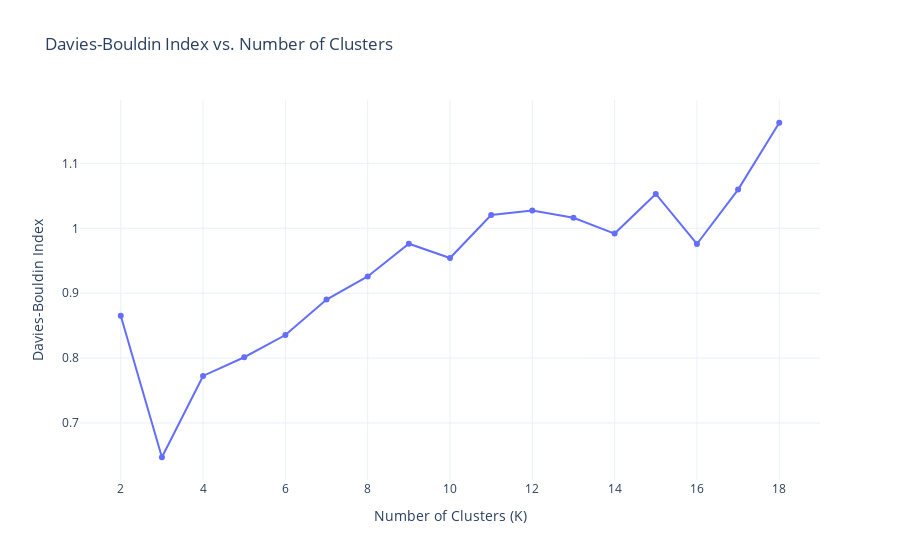

Notebook cell for this chart:
### Code cell
davies_boulding_plot(df_machine)

### Figure 1 — Plotly figure (JSON) as saved in the notebook; plotly's stock layout.template omitted (floating-point values rounded to 4 significant figures)
{"data": [{"mode": "lines+markers", "type": "scatter", "x": [2, 3, 4, 5, 6, 7, 8, 9, 10, 11, 12, 13, 14, 15, 16, 17, 18], "y": [0.8653, 0.6473, 0.7725, 0.8014, 0.8356, 0.8903, 0.9258, 0.9763, 0.9542, 1.02, 1.027, 1.016, 0.9919, 1.053, 0.9759, 1.06, 1.163]}], "layout": {"showlegend": false, "title": {"text": "Davies-Bouldin Index vs. Number of Clusters"}, "xaxis": {"title": {"text": "Number of Clusters (K)"}}, "yaxis": {"title": {"text": "Davies-Bouldin Index"}}}}
